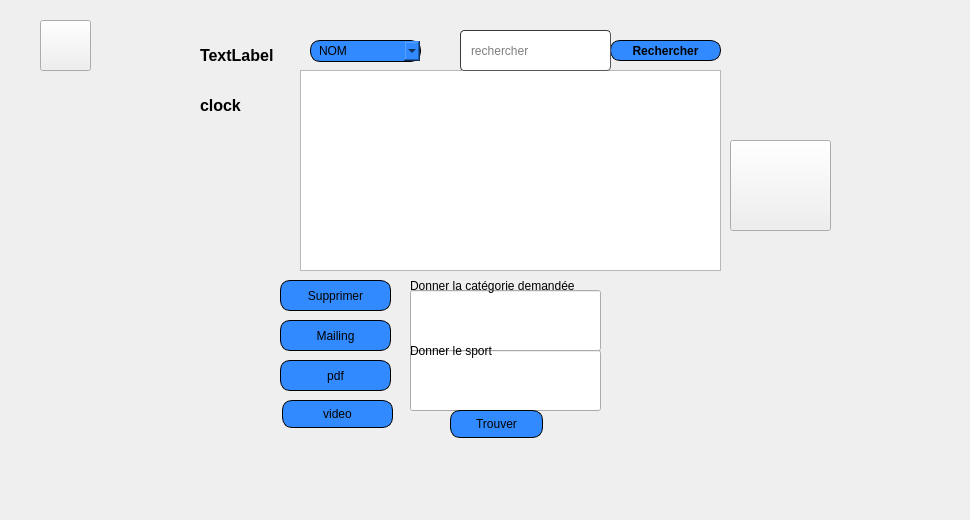
         <widget class="QWidget" name="page_11">
          <widget class="QLabel" name="label_26">
           <property name="geometry">
            <rect>
             <x>0</x>
             <y>-20</y>
             <width>961</width>
             <height>511</height>
            </rect>
           </property>
           <property name="text">
            <string/>
           </property>
           <property name="pixmap">
            <pixmap resource="qt.qrc">:/new/prefix1/icons/haya.png</pixmap>
           </property>
          </widget>
          <widget class="QLabel" name="label_27">
           <property name="geometry">
            <rect>
             <x>190</x>
             <y>20</y>
             <width>651</width>
             <height>431</height>
            </rect>
           </property>
           <property name="text">
            <string/>
           </property>
           <property name="pixmap">
            <pixmap resource="qt.qrc">:/new/prefix1/icons/imf.jpg</pixmap>
           </property>
          </widget>
          <widget class="QTableView" name="tableView_j">
           <property name="geometry">
            <rect>
             <x>300</x>
             <y>70</y>
             <width>421</width>
             <height>201</height>
            </rect>
           </property>
           <property name="styleSheet">
            <string notr="true">color: rgb(0, 85, 255);</string>
           </property>
          </widget>
          <widget class="QComboBox" name="tri_j">
           <property name="geometry">
            <rect>
             <x>310</x>
             <y>40</y>
             <width>111</width>
             <height>22</height>
            </rect>
           </property>
           <property name="styleSheet">
            <string notr="true">	border: 1px solid black;
border-radius: 10px;
padding: 0 8px;
background: #318aff;
font: bold, &quot;Arial&quot;;;
text-align:center;
</string>
           </property>
           <item>
            <property name="text">
             <string>NOM</string>
            </property>
           </item>
           <item>
            <property name="text">
             <string>ID</string>
            </property>
           </item>
           <item>
            <property name="text">
             <string>DATE</string>
            </property>
           </item>
          </widget>
          <widget class="QPushButton" name="search_j">
           <property name="geometry">
            <rect>
             <x>610</x>
             <y>40</y>
             <width>111</width>
             <height>21</height>
            </rect>
           </property>
           <property name="font">
            <font>
             <family>Arial</family>
             <pointsize>9</pointsize>
             <weight>75</weight>
             <italic>false</italic>
             <bold>true</bold>
            </font>
           </property>
           <property name="styleSheet">
            <string notr="true">	border: 1px solid black;
border-radius: 10px;
padding: 0 8px;
background: #318aff;
font: bold, &quot;Arial&quot;;;
text-align:center;
</string>
           </property>
           <property name="text">
            <string>Rechercher</string>
           </property>
           <property name="icon">
            <iconset resource="qt.qrc">
             <normaloff>:/new/prefix1/icons/AP.png</normaloff>:/new/prefix1/icons/AP.png</iconset>
           </property>
           <property name="iconSize">
            <size>
             <width>20</width>
             <height>20</height>
            </size>
           </property>
          </widget>
          <widget class="QLineEdit" name="recherche_j">
           <property name="geometry">
            <rect>
             <x>460</x>
             <y>30</y>
             <width>151</width>
             <height>41</height>
            </rect>
           </property>
           <property name="styleSheet">
            <string notr="true">	border-width: 1px; border-radius: 4px;
	border-color: rgb(58, 58, 58);
	border-style: inset;
	padding: 0 8px;


	selection-background-color: rgb(187, 187, 187);
	selection-color: rgb(60, 63, 65);</string>
           </property>
           <property name="placeholderText">
            <string>rechercher</string>
           </property>
          </widget>
          <widget class="QPushButton" name="pushButton_2">
           <property name="geometry">
            <rect>
             <x>282</x>
             <y>400</y>
             <width>111</width>
             <height>28</height>
            </rect>
           </property>
           <property name="styleSheet">
            <string notr="true">	border: 1px solid black;
border-radius: 10px;
padding: 0 8px;
background: #318aff;
font: bold, &quot;Arial&quot;;;
text-align:center;
</string>
           </property>
           <property name="text">
            <string>video</string>
           </property>
          </widget>
          <widget class="QPushButton" name="supprimer_j">
           <property name="geometry">
            <rect>
             <x>280</x>
             <y>280</y>
             <width>111</width>
             <height>31</height>
            </rect>
           </property>
           <property name="styleSheet">
            <string notr="true">		border: 1px solid black;
border-radius: 10px;
padding: 0 8px;
background: #318aff;
font: bold, &quot;Arial&quot;;;
text-align:center;
</string>
           </property>
           <property name="text">
            <string>Supprimer</string>
           </property>
           <property name="icon">
            <iconset resource="qt.qrc">
             <normaloff>:/new/prefix1/icons/PP.png</normaloff>:/new/prefix1/icons/PP.png</iconset>
           </property>
          </widget>
          <widget class="QPushButton" name="mailing_j">
           <property name="geometry">
            <rect>
             <x>280</x>
             <y>320</y>
             <width>111</width>
             <height>31</height>
            </rect>
           </property>
           <property name="styleSheet">
            <string notr="true">	border: 1px solid black;
border-radius: 10px;
padding: 0 8px;
background: #318aff;
font: bold, &quot;Arial&quot;;;
text-align:center;
</string>
           </property>
           <property name="text">
            <string>Mailing</string>
           </property>
           <property name="icon">
            <iconset resource="qt.qrc">
             <normaloff>:/new/prefix1/icons/B.png</normaloff>:/new/prefix1/icons/B.png</iconset>
           </property>
          </widget>
          <widget class="QPushButton" name="pdf_j">
           <property name="geometry">
            <rect>
             <x>280</x>
             <y>360</y>
             <width>111</width>
             <height>31</height>
            </rect>
           </property>
           <property name="styleSheet">
            <string notr="true">	border: 1px solid black;
border-radius: 10px;
padding: 0 8px;
background: #318aff;
font: bold, &quot;Arial&quot;;;
text-align:center;
</string>
           </property>
           <property name="text">
            <string>pdf</string>
           </property>
           <property name="icon">
            <iconset resource="qt.qrc">
             <normaloff>:/new/prefix1/icons/unnamed.png</normaloff>:/new/prefix1/icons/unnamed.png</iconset>
           </property>
          </widget>
          <widget class="QLineEdit" name="categorie">
           <property name="geometry">
            <rect>
             <x>410</x>
             <y>290</y>
             <width>191</width>
             <height>61</height>
            </rect>
           </property>
          </widget>
          <widget class="QLineEdit" name="descrip">
           <property name="geometry">
            <rect>
             <x>410</x>
             <y>350</y>
             <width>191</width>
             <height>61</height>
            </rect>
           </property>
          </widget>
          <widget class="QPushButton" name="trouver_j">
           <property name="geometry">
            <rect>
             <x>450</x>
             <y>410</y>
             <width>93</width>
             <height>28</height>
            </rect>
           </property>
           <property name="styleSheet">
            <string notr="true">	border: 1px solid black;
border-radius: 10px;
padding: 0 8px;
background: #318aff;
font: bold, &quot;Arial&quot;;;
text-align:center;
</string>
           </property>
           <property name="text">
            <string>Trouver</string>
           </property>
          </widget>
          <widget class="QLabel" name="label_39">
           <property name="geometry">
            <rect>
             <x>410</x>
             <y>270</y>
             <width>191</width>
             <height>31</height>
            </rect>
           </property>
           <property name="text">
            <string>Donner la catégorie demandée</string>
           </property>
          </widget>
          <widget class="QLabel" name="label_40">
           <property name="geometry">
            <rect>
             <x>410</x>
             <y>340</y>
             <width>191</width>
             <height>21</height>
            </rect>
           </property>
           <property name="text">
            <string>Donner le sport</string>
           </property>
          </widget>
          <widget class="QPushButton" name="aj_joueur">
           <property name="enabled">
            <bool>true</bool>
           </property>
           <property name="geometry">
            <rect>
             <x>730</x>
             <y>140</y>
             <width>101</width>
             <height>91</height>
            </rect>
           </property>
           <property name="text">
            <string/>
           </property>
           <property name="icon">
            <iconset resource="qt.qrc">
             <normaloff>:/new/prefix1/icons/app.png</normaloff>:/new/prefix1/icons/app.png</iconset>
           </property>
           <property name="iconSize">
            <size>
             <width>100</width>
             <height>150</height>
            </size>
           </property>
           <property name="autoDefault">
            <bool>false</bool>
           </property>
          </widget>
          <widget class="QLabel" name="DateTime">
           <property name="geometry">
            <rect>
             <x>200</x>
             <y>30</y>
             <width>91</width>
             <height>51</height>
            </rect>
           </property>
           <property name="font">
            <font>
             <pointsize>12</pointsize>
             <weight>75</weight>
             <bold>true</bold>
            </font>
           </property>
           <property name="text">
            <string>TextLabel</string>
           </property>
          </widget>
          <widget class="QLabel" name="Digital_clock">
           <property name="geometry">
            <rect>
             <x>200</x>
             <y>80</y>
             <width>91</width>
             <height>51</height>
            </rect>
           </property>
           <property name="font">
            <font>
             <pointsize>12</pointsize>
             <weight>75</weight>
             <bold>true</bold>
            </font>
           </property>
           <property name="text">
            <string>clock</string>
           </property>
          </widget>
          <widget class="QPushButton" name="home_joueurs">
           <property name="geometry">
            <rect>
             <x>40</x>
             <y>20</y>
             <width>51</width>
             <height>51</height>
            </rect>
           </property>
           <property name="styleSheet">
            <string notr="true">background-image: url(:/new/prefix1/icons/icons8_home_48px.png);</string>
           </property>
           <property name="text">
            <string/>
           </property>
          </widget>
         </widget>
